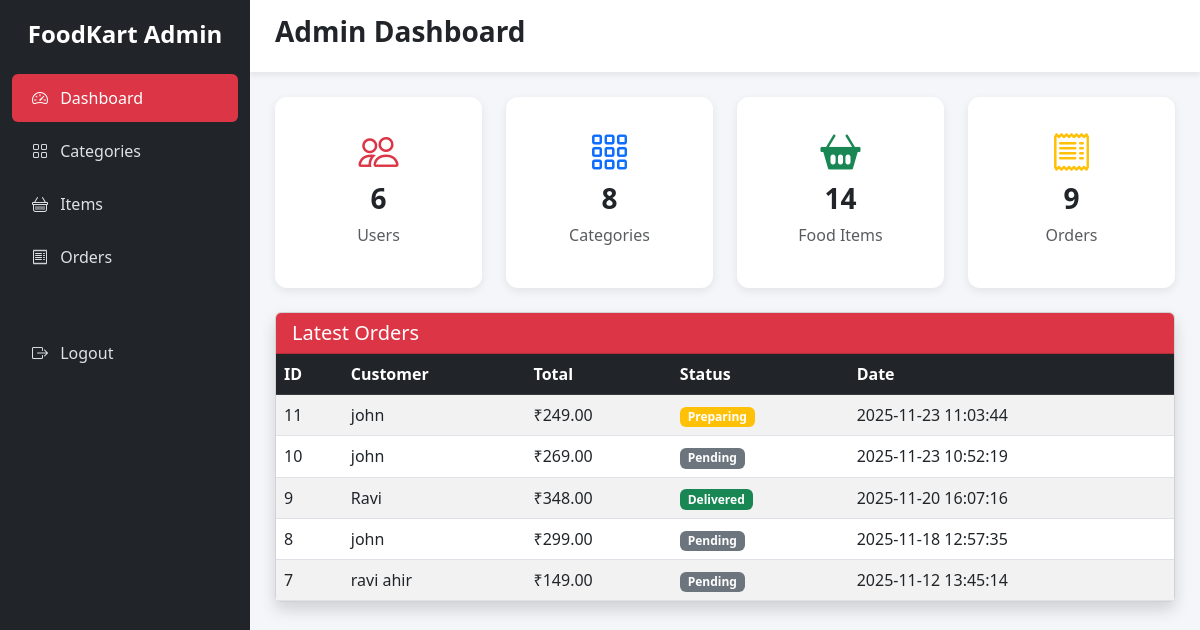
The page /admin/index.php (signed in) on the database its author committed.
### tables this page shows
CREATE TABLE `orders` (
  `id` int(11) NOT NULL,
  `customer_name` varchar(100) DEFAULT NULL,
  `email` varchar(100) DEFAULT NULL,
  `phone` varchar(15) DEFAULT NULL,
  `user_id` int(11) DEFAULT NULL,
  `total_amount` decimal(10,2) DEFAULT NULL,
  `status` enum('Pending','Accepted','Preparing','Out for Delivery','Delivered','Cancelled') DEFAULT 'Pending',
  `address` varchar(255) DEFAULT NULL,
  `payment_method` enum('COD','Online') DEFAULT 'COD',
  `created_at` timestamp NOT NULL DEFAULT current_timestamp()
);

### admin/index.php (the view, shortened to what this page needs)
<?php
include('../config/db.php');
include('layout_admin.php');
?>
<div class="row mb-4">
  <div class="col-md-3">
    <div class="card-box text-center">
      <i class="bi bi-people fs-1 text-danger"></i>
      <h3 class="fw-bold">
        <?php echo $conn->query("SELECT COUNT(*) AS total FROM users")->fetch_assoc()['total']; ?>
      </h3>
      <p class="text-muted">Users</p>
    </div>
  </div>
  <div class="col-md-3">
    <div class="card-box text-center">
      <i class="bi bi-grid-3x3-gap fs-1 text-primary"></i>
      <h3 class="fw-bold">
        <?php echo $conn->query("SELECT COUNT(*) AS total FROM categories")->fetch_assoc()['total']; ?>
      </h3>
      <p class="text-muted">Categories</p>
    </div>
  </div>
  <div class="col-md-3">
    <div class="card-box text-center">
      <i class="bi bi-basket2-fill fs-1 text-success"></i>
      <h3 class="fw-bold">
        <?php echo $conn->query("SELECT COUNT(*) AS total FROM food_items")->fetch_assoc()['total']; ?>
      </h3>
      <p class="text-muted">Food Items</p>
    </div>
  </div>
  <div class="col-md-3">
    <div class="card-box text-center">
      <i class="bi bi-receipt fs-1 text-warning"></i>
      <h3 class="fw-bold">
        <?php echo $conn->query("SELECT COUNT(*) AS total FROM orders")->fetch_assoc()['total']; ?>
      </h3>
      <p class="text-muted">Orders</p>
    </div>
  </div>
</div>
<div class="card table-card shadow">
  <div class="card-header bg-danger text-white">
    <h5 class="mb-0">Latest Orders</h5>
  </div>
  <div class="table-responsive">
    <table class="table table-striped mb-0">
      <thead class="table-dark">
        <tr>
          <th>ID</th>
          <th>Customer</th>
          <th>Total</th>
          <th>Status</th>
          <th>Date</th>
        </tr>
      </thead>
      <tbody>
        <?php
        $orders = $conn->query("SELECT * FROM orders ORDER BY id DESC LIMIT 5");
        while ($o = $orders->fetch_assoc()):
        ?>
          <tr>
            <td><?php echo $o['id']; ?></td>
            <td><?php echo $o['customer_name'] ?? 'User#' . $o['user_id']; ?></td>
            <td>₹<?php echo $o['total_amount']; ?></td>
            <td>
              <span class="badge
                <?php
                echo match ($o['status']) {
                  'Pending' => 'bg-secondary',
                  'Accepted' => 'bg-info',
                  'Preparing' => 'bg-warning',
                  'Out for Delivery' => 'bg-primary',
                  'Delivered' => 'bg-success',
                  'Cancelled' => 'bg-danger',
                  default => 'bg-dark'
                };
                ?>">
                <?php echo $o['status']; ?>
              </span>
            </td>
            <td><?php echo $o['created_at']; ?></td>
          </tr>
        <?php endwhile; ?>
      </tbody>
    </table>
  </div>
</div>

### admin/layout_admin.php (style rules this page uses)
body { background: #f4f6f9; font-family: 'Segoe UI', sans-serif; }
.card-box { border-radius: 12px; padding: 25px; background: white; box-shadow: 0 3px 10px rgba(0, 0, 0, 0.08); transition: 0.3s; }

### rows shown on the page
orders: id "11", customer_name "john", total_amount "249.00", status "Preparing", created_at "2025-11-23 11:03:44"
orders: id "10", customer_name "john", total_amount "269.00", status "Pending", created_at "2025-11-23 10:52:19"
orders: id "9", customer_name "Ravi", total_amount "348.00", status "Delivered", created_at "2025-11-20 16:07:16"
orders: id "8", customer_name "john", total_amount "299.00", status "Pending", created_at "2025-11-18 12:57:35"
orders: id "7", customer_name "ravi ahir", total_amount "149.00", status "Pending", created_at "2025-11-12 13:45:14"

### other values the page prints
$page_title "Admin Dashboard"
